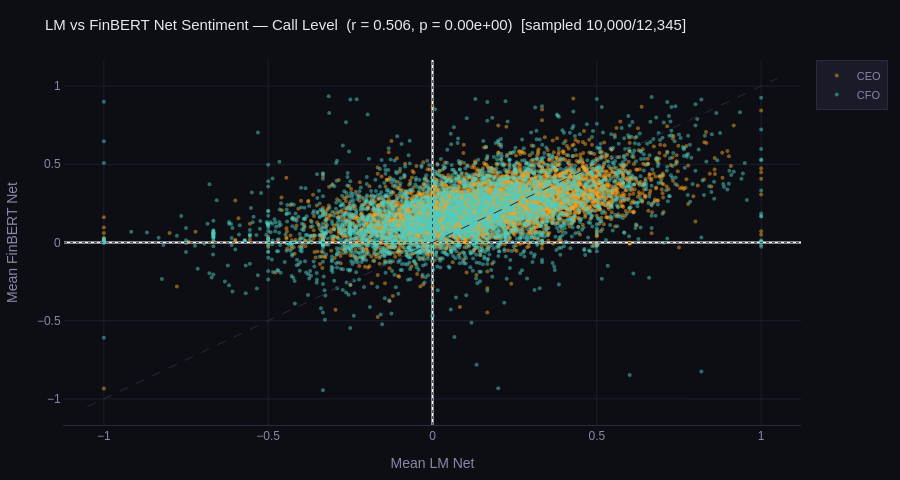

The code cell stored with this chart in its notebook:
### Code cell
# ── 5b. LM vs FinBERT cross-validation — call level ──────────────────────────
# Merge call-level aggregates (no raw text needed)
lm_call_agg = (
    lm_eda[lm_eda['role'].isin(['CEO','CFO'])]
       .groupby(['transcriptid','ticker','call_year','role'])
       .agg(mean_lm_net=('lm_net','mean'), mean_lm_unc=('lm_unc_pct','mean'))
       .reset_index()
)

compare = fb_call.merge(
    lm_call_agg, on=['transcriptid','ticker','call_year','role'], how='inner'
)

from scipy.stats import pearsonr
r, p = pearsonr(compare['mean_lm_net'], compare['mean_fb_net'])

# Sample for plotting if large (10k points is fine; 1M is not)
plot_df = compare.sample(min(10_000, len(compare)), random_state=42)

fig = go.Figure()
for role, color in [('CEO', GOLD), ('CFO', TEAL)]:
    d = plot_df[plot_df['role'] == role]
    fig.add_trace(go.Scatter(
        x=d['mean_lm_net'].round(4), y=d['mean_fb_net'].round(4),
        mode='markers', name=role,
        marker=dict(color=color, size=4, opacity=0.5,
                    line=dict(width=0)),
        hovertemplate='<b>%{customdata[0]}</b>  %{customdata[1]}<br>'
                      'LM: %{x:.3f}  FinBERT: %{y:.3f}<extra></extra>',
        customdata=d[['ticker','call_year']].values,
    ))

lim = max(abs(plot_df[['mean_lm_net','mean_fb_net']].values).max() + 0.05, 0.1)
fig.add_trace(go.Scatter(
    x=[-lim, lim], y=[-lim, lim],
    mode='lines', line=dict(color=BORDER, dash='dash', width=1),
    showlegend=False, hoverinfo='skip',
))
fig.add_hline(y=0, line_dash='dot', line_color=BORDER, line_width=0.8)
fig.add_vline(x=0, line_dash='dot', line_color=BORDER, line_width=0.8)

theme(fig,
    f'LM vs FinBERT Net Sentiment — Call Level  (r = {r:.3f}, p = {p:.2e})'
    + (f'  [sampled {len(plot_df):,}/{len(compare):,}]' if len(compare) > 10_000 else ''),
    'Mean LM Net', 'Mean FinBERT Net', h=480)
fig.show()

print(f'Pearson r: {r:.3f}  p: {p:.2e}')
print(f'Sign disagreements: '
      f"{(np.sign(compare['mean_lm_net']) != np.sign(compare['mean_fb_net'])).mean():.1%}")

### Figure 1 — Plotly figure (JSON) as saved in the notebook; plotly's stock layout.template omitted (floating-point values rounded to 4 significant figures; data arrays with more than 128 entries replaced by an {"elided": "..."} marker saying what was removed)
{"data": [{"customdata": {"elided": "6309x2 mixed values"}, "hovertemplate": "<b>%{customdata[0]}</b>  %{customdata[1]}<br>LM: %{x:.3f}  FinBERT: %{y:.3f}<extra></extra>", "marker": {"color": "#f5a623", "line": {"width": 0}, "opacity": 0.5, "size": 4}, "mode": "markers", "name": "CEO", "type": "scatter", "x": {"elided": "6309 float values"}, "y": {"elided": "6309 float values"}}, {"customdata": {"elided": "3691x2 mixed values"}, "hovertemplate": "<b>%{customdata[0]}</b>  %{customdata[1]}<br>LM: %{x:.3f}  FinBERT: %{y:.3f}<extra></extra>", "marker": {"color": "#4ecdc4", "line": {"width": 0}, "opacity": 0.5, "size": 4}, "mode": "markers", "name": "CFO", "type": "scatter", "x": {"elided": "3691 float values"}, "y": {"elided": "3691 float values"}}, {"hoverinfo": "skip", "line": {"color": "#2a2a42", "dash": "dash", "width": 1}, "mode": "lines", "showlegend": false, "type": "scatter", "x": [-1.05, 1.05], "y": [-1.05, 1.05]}], "layout": {"font": {"color": "#e8e8f0", "family": "sans-serif", "size": 12}, "height": 480, "legend": {"bgcolor": "#1a1a28", "bordercolor": "#2a2a42", "borderwidth": 1, "font": {"color": "#8888aa", "size": 11}}, "margin": {"b": 50, "l": 60, "r": 30, "t": 60}, "paper_bgcolor": "#0d0d14", "plot_bgcolor": "#0d0d14", "shapes": [{"line": {"color": "#2a2a42", "dash": "dot", "width": 0.8}, "type": "line", "x0": 0, "x1": 1, "xref": "x domain", "y0": 0, "y1": 0, "yref": "y"}, {"line": {"color": "#2a2a42", "dash": "dot", "width": 0.8}, "type": "line", "x0": 0, "x1": 0, "xref": "x", "y0": 0, "y1": 1, "yref": "y domain"}], "title": {"font": {"color": "#e8e8f0", "size": 15}, "text": "LM vs FinBERT Net Sentiment — Call Level  (r = 0.506, p = 0.00e+00)  [sampled 10,000/12,345]"}, "xaxis": {"gridcolor": "#1e1e30", "linecolor": "#2a2a42", "tickcolor": "#2a2a42", "tickfont": {"color": "#8888aa"}, "title": {"font": {"color": "#8888aa"}, "text": "Mean LM Net"}}, "yaxis": {"gridcolor": "#1e1e30", "linecolor": "rgba(0,0,0,0)", "tickfont": {"color": "#8888aa"}, "title": {"font": {"color": "#8888aa"}, "text": "Mean FinBERT Net"}}}}
